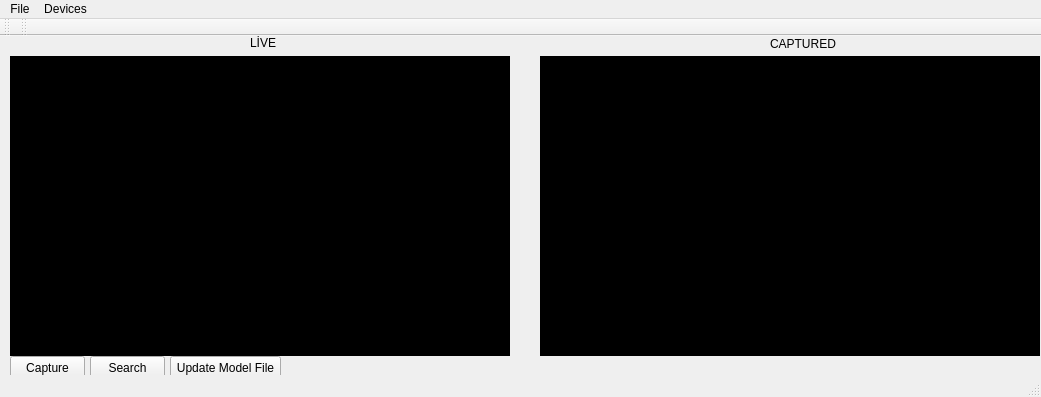
<?xml version="1.0" encoding="UTF-8"?>
<ui version="4.0">
 <class>MainWindow</class>
 <widget class="QMainWindow" name="MainWindow">
  <property name="geometry">
   <rect>
    <x>0</x>
    <y>0</y>
    <width>1041</width>
    <height>397</height>
   </rect>
  </property>
  <property name="windowTitle">
   <string>Kiosk Face Recog Applicaiton</string>
  </property>
  <widget class="QWidget" name="centralWidget">
   <widget class="QCameraViewfinder" name="viewfinder" native="true">
    <property name="geometry">
     <rect>
      <x>10</x>
      <y>20</y>
      <width>500</width>
      <height>300</height>
     </rect>
    </property>
    <property name="styleSheet">
     <string notr="true">background-color: rgb(0, 0, 0);</string>
    </property>
   </widget>
   <widget class="QPushButton" name="captureImage">
    <property name="geometry">
     <rect>
      <x>10</x>
      <y>320</y>
      <width>75</width>
      <height>23</height>
     </rect>
    </property>
    <property name="focusPolicy">
     <enum>Qt::ClickFocus</enum>
    </property>
    <property name="text">
     <string>Capture</string>
    </property>
   </widget>
   <widget class="QLabel" name="lastImagePreviewLabel">
    <property name="geometry">
     <rect>
      <x>540</x>
      <y>20</y>
      <width>500</width>
      <height>300</height>
     </rect>
    </property>
    <property name="palette">
     <palette>
      <active>
       <colorrole role="WindowText">
        <brush brushstyle="SolidPattern">
         <color alpha="255">
          <red>255</red>
          <green>255</green>
          <blue>255</blue>
         </color>
        </brush>
       </colorrole>
       <colorrole role="Button">
        <brush brushstyle="SolidPattern">
         <color alpha="255">
          <red>0</red>
          <green>0</green>
          <blue>0</blue>
         </color>
        </brush>
       </colorrole>
       <colorrole role="Light">
        <brush brushstyle="SolidPattern">
         <color alpha="255">
          <red>0</red>
          <green>0</green>
          <blue>0</blue>
         </color>
        </brush>
       </colorrole>
       <colorrole role="Midlight">
        <brush brushstyle="SolidPattern">
         <color alpha="255">
          <red>0</red>
          <green>0</green>
          <blue>0</blue>
         </color>
        </brush>
       </colorrole>
       <colorrole role="Dark">
        <brush brushstyle="SolidPattern">
         <color alpha="255">
          <red>0</red>
          <green>0</green>
          <blue>0</blue>
         </color>
        </brush>
       </colorrole>
       <colorrole role="Mid">
        <brush brushstyle="SolidPattern">
         <color alpha="255">
          <red>0</red>
          <green>0</green>
          <blue>0</blue>
         </color>
        </brush>
       </colorrole>
       <colorrole role="Text">
        <brush brushstyle="SolidPattern">
         <color alpha="255">
          <red>255</red>
          <green>255</green>
          <blue>255</blue>
         </color>
        </brush>
       </colorrole>
       <colorrole role="BrightText">
        <brush brushstyle="SolidPattern">
         <color alpha="255">
          <red>255</red>
          <green>255</green>
          <blue>255</blue>
         </color>
        </brush>
       </colorrole>
       <colorrole role="ButtonText">
        <brush brushstyle="SolidPattern">
         <color alpha="255">
          <red>255</red>
          <green>255</green>
          <blue>255</blue>
         </color>
        </brush>
       </colorrole>
       <colorrole role="Base">
        <brush brushstyle="SolidPattern">
         <color alpha="255">
          <red>0</red>
          <green>0</green>
          <blue>0</blue>
         </color>
        </brush>
       </colorrole>
       <colorrole role="Window">
        <brush brushstyle="SolidPattern">
         <color alpha="255">
          <red>0</red>
          <green>0</green>
          <blue>0</blue>
         </color>
        </brush>
       </colorrole>
       <colorrole role="Shadow">
        <brush brushstyle="SolidPattern">
         <color alpha="255">
          <red>0</red>
          <green>0</green>
          <blue>0</blue>
         </color>
        </brush>
       </colorrole>
       <colorrole role="AlternateBase">
        <brush brushstyle="SolidPattern">
         <color alpha="255">
          <red>0</red>
          <green>0</green>
          <blue>0</blue>
         </color>
        </brush>
       </colorrole>
       <colorrole role="ToolTipBase">
        <brush brushstyle="SolidPattern">
         <color alpha="255">
          <red>255</red>
          <green>255</green>
          <blue>220</blue>
         </color>
        </brush>
       </colorrole>
       <colorrole role="ToolTipText">
        <brush brushstyle="SolidPattern">
         <color alpha="255">
          <red>0</red>
          <green>0</green>
          <blue>0</blue>
         </color>
        </brush>
       </colorrole>
      </active>
      <inactive>
       <colorrole role="WindowText">
        <brush brushstyle="SolidPattern">
         <color alpha="255">
          <red>255</red>
          <green>255</green>
          <blue>255</blue>
         </color>
        </brush>
       </colorrole>
       <colorrole role="Button">
        <brush brushstyle="SolidPattern">
         <color alpha="255">
          <red>0</red>
          <green>0</green>
          <blue>0</blue>
         </color>
        </brush>
       </colorrole>
       <colorrole role="Light">
        <brush brushstyle="SolidPattern">
         <color alpha="255">
          <red>0</red>
          <green>0</green>
          <blue>0</blue>
         </color>
        </brush>
       </colorrole>
       <colorrole role="Midlight">
        <brush brushstyle="SolidPattern">
         <color alpha="255">
          <red>0</red>
          <green>0</green>
          <blue>0</blue>
         </color>
        </brush>
       </colorrole>
       <colorrole role="Dark">
        <brush brushstyle="SolidPattern">
         <color alpha="255">
          <red>0</red>
          <green>0</green>
          <blue>0</blue>
         </color>
        </brush>
       </colorrole>
       <colorrole role="Mid">
        <brush brushstyle="SolidPattern">
         <color alpha="255">
          <red>0</red>
          <green>0</green>
          <blue>0</blue>
         </color>
        </brush>
       </colorrole>
       <colorrole role="Text">
        <brush brushstyle="SolidPattern">
         <color alpha="255">
          <red>255</red>
          <green>255</green>
          <blue>255</blue>
         </color>
        </brush>
       </colorrole>
       <colorrole role="BrightText">
        <brush brushstyle="SolidPattern">
         <color alpha="255">
          <red>255</red>
          <green>255</green>
          <blue>255</blue>
         </color>
        </brush>
       </colorrole>
       <colorrole role="ButtonText">
        <brush brushstyle="SolidPattern">
         <color alpha="255">
          <red>255</red>
          <green>255</green>
          <blue>255</blue>
         </color>
        </brush>
       </colorrole>
       <colorrole role="Base">
        <brush brushstyle="SolidPattern">
         <color alpha="255">
          <red>0</red>
          <green>0</green>
          <blue>0</blue>
         </color>
        </brush>
       </colorrole>
       <colorrole role="Window">
        <brush brushstyle="SolidPattern">
         <color alpha="255">
          <red>0</red>
          <green>0</green>
          <blue>0</blue>
         </color>
        </brush>
       </colorrole>
       <colorrole role="Shadow">
        <brush brushstyle="SolidPattern">
         <color alpha="255">
          <red>0</red>
          <green>0</green>
          <blue>0</blue>
         </color>
        </brush>
       </colorrole>
       <colorrole role="AlternateBase">
        <brush brushstyle="SolidPattern">
         <color alpha="255">
          <red>0</red>
          <green>0</green>
          <blue>0</blue>
         </color>
        </brush>
       </colorrole>
       <colorrole role="ToolTipBase">
        <brush brushstyle="SolidPattern">
         <color alpha="255">
          <red>255</red>
          <green>255</green>
          <blue>220</blue>
         </color>
        </brush>
       </colorrole>
       <colorrole role="ToolTipText">
        <brush brushstyle="SolidPattern">
         <color alpha="255">
          <red>0</red>
          <green>0</green>
          <blue>0</blue>
         </color>
        </brush>
       </colorrole>
      </inactive>
      <disabled>
       <colorrole role="WindowText">
        <brush brushstyle="SolidPattern">
         <color alpha="255">
          <red>0</red>
          <green>0</green>
          <blue>0</blue>
         </color>
        </brush>
       </colorrole>
       <colorrole role="Button">
        <brush brushstyle="SolidPattern">
         <color alpha="255">
          <red>0</red>
          <green>0</green>
          <blue>0</blue>
         </color>
        </brush>
       </colorrole>
       <colorrole role="Light">
        <brush brushstyle="SolidPattern">
         <color alpha="255">
          <red>0</red>
          <green>0</green>
          <blue>0</blue>
         </color>
        </brush>
       </colorrole>
       <colorrole role="Midlight">
        <brush brushstyle="SolidPattern">
         <color alpha="255">
          <red>0</red>
          <green>0</green>
          <blue>0</blue>
         </color>
        </brush>
       </colorrole>
       <colorrole role="Dark">
        <brush brushstyle="SolidPattern">
         <color alpha="255">
          <red>0</red>
          <green>0</green>
          <blue>0</blue>
         </color>
        </brush>
       </colorrole>
       <colorrole role="Mid">
        <brush brushstyle="SolidPattern">
         <color alpha="255">
          <red>0</red>
          <green>0</green>
          <blue>0</blue>
         </color>
        </brush>
       </colorrole>
       <colorrole role="Text">
        <brush brushstyle="SolidPattern">
         <color alpha="255">
          <red>0</red>
          <green>0</green>
          <blue>0</blue>
         </color>
        </brush>
       </colorrole>
       <colorrole role="BrightText">
        <brush brushstyle="SolidPattern">
         <color alpha="255">
          <red>255</red>
          <green>255</green>
          <blue>255</blue>
         </color>
        </brush>
       </colorrole>
       <colorrole role="ButtonText">
        <brush brushstyle="SolidPattern">
         <color alpha="255">
          <red>0</red>
          <green>0</green>
          <blue>0</blue>
         </color>
        </brush>
       </colorrole>
       <colorrole role="Base">
        <brush brushstyle="SolidPattern">
         <color alpha="255">
          <red>0</red>
          <green>0</green>
          <blue>0</blue>
         </color>
        </brush>
       </colorrole>
       <colorrole role="Window">
        <brush brushstyle="SolidPattern">
         <color alpha="255">
          <red>0</red>
          <green>0</green>
          <blue>0</blue>
         </color>
        </brush>
       </colorrole>
       <colorrole role="Shadow">
        <brush brushstyle="SolidPattern">
         <color alpha="255">
          <red>0</red>
          <green>0</green>
          <blue>0</blue>
         </color>
        </brush>
       </colorrole>
       <colorrole role="AlternateBase">
        <brush brushstyle="SolidPattern">
         <color alpha="255">
          <red>0</red>
          <green>0</green>
          <blue>0</blue>
         </color>
        </brush>
       </colorrole>
       <colorrole role="ToolTipBase">
        <brush brushstyle="SolidPattern">
         <color alpha="255">
          <red>255</red>
          <green>255</green>
          <blue>220</blue>
         </color>
        </brush>
       </colorrole>
       <colorrole role="ToolTipText">
        <brush brushstyle="SolidPattern">
         <color alpha="255">
          <red>0</red>
          <green>0</green>
          <blue>0</blue>
         </color>
        </brush>
       </colorrole>
      </disabled>
     </palette>
    </property>
    <property name="styleSheet">
     <string notr="true">background-color: rgb(0, 0, 0);</string>
    </property>
    <property name="text">
     <string/>
    </property>
   </widget>
   <widget class="QPushButton" name="searchImage">
    <property name="geometry">
     <rect>
      <x>90</x>
      <y>320</y>
      <width>75</width>
      <height>23</height>
     </rect>
    </property>
    <property name="text">
     <string>Search</string>
    </property>
   </widget>
   <widget class="QPushButton" name="updateModelFile">
    <property name="geometry">
     <rect>
      <x>170</x>
      <y>320</y>
      <width>111</width>
      <height>23</height>
     </rect>
    </property>
    <property name="text">
     <string>Update Model File</string>
    </property>
   </widget>
   <widget class="QLabel" name="label">
    <property name="geometry">
     <rect>
      <x>250</x>
      <y>0</y>
      <width>47</width>
      <height>13</height>
     </rect>
    </property>
    <property name="text">
     <string>LİVE</string>
    </property>
   </widget>
   <widget class="QLabel" name="label_2">
    <property name="geometry">
     <rect>
      <x>770</x>
      <y>0</y>
      <width>81</width>
      <height>16</height>
     </rect>
    </property>
    <property name="text">
     <string>CAPTURED</string>
    </property>
   </widget>
  </widget>
  <widget class="QMenuBar" name="menuBar">
   <property name="geometry">
    <rect>
     <x>0</x>
     <y>0</y>
     <width>1041</width>
     <height>21</height>
    </rect>
   </property>
   <widget class="QMenu" name="menuFile">
    <property name="title">
     <string>File</string>
    </property>
    <addaction name="actionStartCamera"/>
    <addaction name="actionStopCamera"/>
    <addaction name="actionExit"/>
   </widget>
   <widget class="QMenu" name="menuDevices">
    <property name="title">
     <string>Devices</string>
    </property>
   </widget>
   <addaction name="menuFile"/>
   <addaction name="menuDevices"/>
  </widget>
  <widget class="QStatusBar" name="statusBar"/>
  <widget class="QToolBar" name="mainToolBar">
   <attribute name="toolBarArea">
    <enum>TopToolBarArea</enum>
   </attribute>
   <attribute name="toolBarBreak">
    <bool>false</bool>
   </attribute>
  </widget>
  <widget class="QToolBar" name="toolBar">
   <property name="windowTitle">
    <string>toolBar</string>
   </property>
   <attribute name="toolBarArea">
    <enum>TopToolBarArea</enum>
   </attribute>
   <attribute name="toolBarBreak">
    <bool>false</bool>
   </attribute>
  </widget>
  <action name="actionStartCamera">
   <property name="text">
    <string>Start Camera</string>
   </property>
  </action>
  <action name="actionStopCamera">
   <property name="text">
    <string>Stop Camera</string>
   </property>
  </action>
  <action name="actionExit">
   <property name="text">
    <string>Exit</string>
   </property>
  </action>
 </widget>
 <layoutdefault spacing="6" margin="11"/>
 <customwidgets>
  <customwidget>
   <class>QCameraViewfinder</class>
   <extends>QWidget</extends>
   <header>qcameraviewfinder.h</header>
   <container>1</container>
  </customwidget>
 </customwidgets>
 <resources/>
 <connections>
  <connection>
   <sender>captureImage</sender>
   <signal>clicked()</signal>
   <receiver>MainWindow</receiver>
   <slot>takeImage()</slot>
   <hints>
    <hint type="sourcelabel">
     <x>617</x>
     <y>444</y>
    </hint>
    <hint type="destinationlabel">
     <x>578</x>
     <y>289</y>
    </hint>
   </hints>
  </connection>
  <connection>
   <sender>searchImage</sender>
   <signal>clicked()</signal>
   <receiver>MainWindow</receiver>
   <slot>searchImage()</slot>
   <hints>
    <hint type="sourcelabel">
     <x>897</x>
     <y>444</y>
    </hint>
    <hint type="destinationlabel">
     <x>578</x>
     <y>289</y>
    </hint>
   </hints>
  </connection>
  <connection>
   <sender>updateModelFile</sender>
   <signal>clicked()</signal>
   <receiver>MainWindow</receiver>
   <slot>updateModelFile()</slot>
   <hints>
    <hint type="sourcelabel">
     <x>1025</x>
     <y>444</y>
    </hint>
    <hint type="destinationlabel">
     <x>578</x>
     <y>289</y>
    </hint>
   </hints>
  </connection>
  <connection>
   <sender>actionStartCamera</sender>
   <signal>triggered()</signal>
   <receiver>MainWindow</receiver>
   <slot>startCamera()</slot>
   <hints>
    <hint type="sourcelabel">
     <x>-1</x>
     <y>-1</y>
    </hint>
    <hint type="destinationlabel">
     <x>546</x>
     <y>223</y>
    </hint>
   </hints>
  </connection>
  <connection>
   <sender>actionStopCamera</sender>
   <signal>triggered()</signal>
   <receiver>MainWindow</receiver>
   <slot>stopCamera()</slot>
   <hints>
    <hint type="sourcelabel">
     <x>-1</x>
     <y>-1</y>
    </hint>
    <hint type="destinationlabel">
     <x>546</x>
     <y>223</y>
    </hint>
   </hints>
  </connection>
  <connection>
   <sender>actionExit</sender>
   <signal>triggered()</signal>
   <receiver>MainWindow</receiver>
   <slot>close()</slot>
   <hints>
    <hint type="sourcelabel">
     <x>-1</x>
     <y>-1</y>
    </hint>
    <hint type="destinationlabel">
     <x>546</x>
     <y>223</y>
    </hint>
   </hints>
  </connection>
 </connections>
 <slots>
  <slot>takeImage()</slot>
  <slot>startCamera()</slot>
  <slot>stopCamera()</slot>
  <slot>searchImage()</slot>
  <slot>updateModelFile()</slot>
  <slot>opencvFaceDetectProcess()</slot>
 </slots>
</ui>
